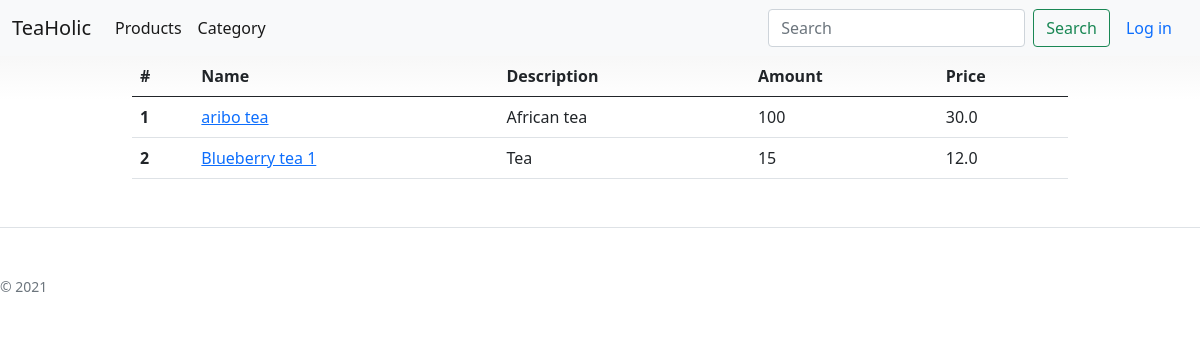
The app's page /product, older data.
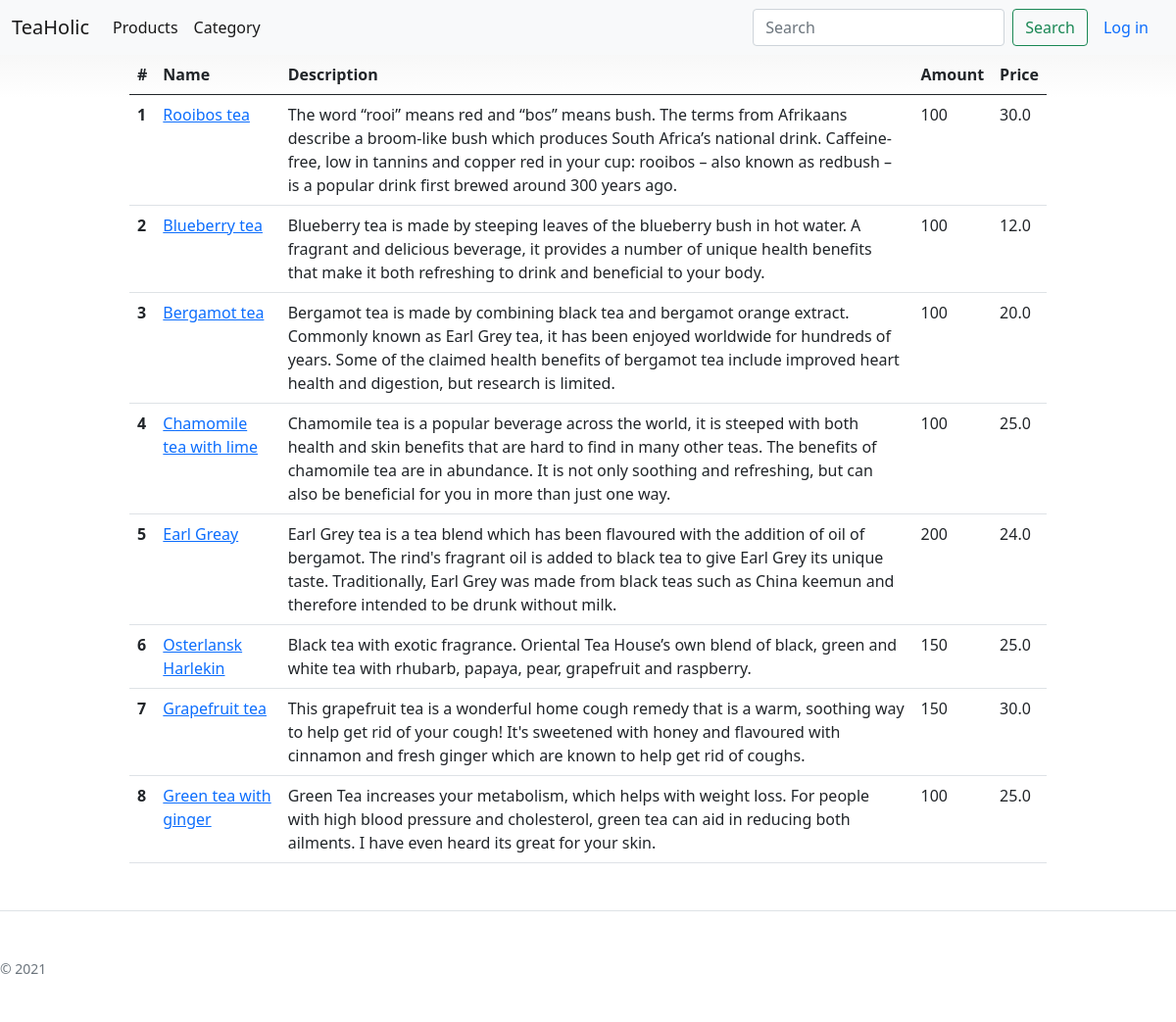
The same page, newer data.
### bboard/models.py (models this page shows)
class Product(models.Model):
    name = models.CharField(max_length=255)
    description = models.TextField(max_length=500)
    amount = models.IntegerField()
    price = models.FloatField()
    thumbnail = models.ImageField()
    id_category = models.ForeignKey(Category, on_delete=models.CASCADE)
    id_product_type = models.ForeignKey(ProductType, on_delete=models.CASCADE)
    id_author = models.ForeignKey(Author, on_delete=models.CASCADE)

### bboard/views.py (the view)
# urls.py: path('product', views.product, name = 'product'),
def product(request):
    products = Product.objects.all()
    user = get_userprofile(request)
    return render(request,'bboard/basis/products/product.html', {'products':products,'user':user})

### bboard/services/services.py (called while the page is built)
def get_userprofile(request):
    if request.user.is_authenticated:
        user = request.user
        user_profile = UserProfile.objects.get(user=user)
        return user_profile
    else:
        return None

### bboard/templates/bboard/basis/products/product.html (shortened to what this page needs)
{% extends "bboard/basis/base.html" %}
{% block content %}
<div class="container">
    {% if products|length %}
        <table class="table">
            <thead>
            <tr>
                <th scope="col">#</th>
                <th scope="col">Name</th>
                <th scope="col">Description</th>
                <th scope="col">Amount</th>
                <th scope="col">Price</th>
            </tr>
            </thead>
    {% for product in products  %}
            <tr>
                <th scope="row">{{ forloop.counter }}</th>
                <td > <a href="{% url 'product_detail' id=product.id %}" >{{ product.name}}</a></td>
                <td >{{ product.description}}</td>
                <td >{{ product.amount}}</td>
                <td >{{ product.price}}</td>
            </tr>
    {% endfor %}
        </table>
    {% else  %}
        <p>No products found in the category. </p>
    {% endif %}
</div>
{% endblock %}

### bboard/templates/bboard/basis/base.html (shortened to what this page needs)
<!doctype html>
<html lang="en">
  <head>
    {% load static %}
    <link href="{% static 'bboard/css/bootstrap.min.css'%}" rel="stylesheet">
    <link href="{% static 'bboard/css/pricing.css'%}" rel="stylesheet">
  </head>
  <body>
<nav class="navbar navbar-expand-lg navbar-light bg-light">
  <div class="container-fluid">
    <a class="navbar-brand" href="{% url 'index' %}">TeaHolic</a>
    <div class="collapse navbar-collapse" id="navbarSupportedContent">
      <ul class="navbar-nav me-auto mb-2 mb-lg-0">
        <li class="nav-item">
          <a class="nav-link active" aria-current="page" href="{% url 'product' %}">Products</a>
        </li>
        <li class="nav-item">
          <a class="nav-link active" aria-current="page" href="{% url 'category' %}">Category</a>
        </li>
      </ul>
       <form class="d-flex" action="{% url 'search'%}" method="POST" >
        <input class="form-control me-2" id='searchBlock' type="search" placeholder="Search" aria-label="Search" name = 'search_query'>
        <button class="btn btn-outline-success" type="submit">Search</button>
      </form>
      {% if user == None %}
       <a class="nav-link active" aria-current="page" href="{% url 'signin' %}">Log in</a>
      {% else  %}
      <a class="nav-link active" aria-current="page" href="{% url 'logout' %}">Log out</a>
      {% endif %}
    </div>
  </div>
</nav>
    {% block content %}
{% endblock %}
     <footer class="pt-4 my-md-5 pt-md-5 border-top">
    <div class="row">
      <div class="col-12 col-md">
                <small class="d-block mb-3 text-muted">&copy; 2021</small>
      </div>
    </div>
  </footer>
  </body>
</html>

### bboard/static/bboard/css/pricing.css (style rules this page uses)
body { background-image: linear-gradient(180deg, #eee, #fff 100px, #fff); }
.container { max-width: 960px; }

Row changes from the older to the newer data that the page shows:
changed Product: name "aribo tea" → "Rooibos tea"; description "African tea" → "The word “rooi” means red and “bos” means bush. The terms from Afrikaans describe a broom-like bush which produces South Africa’s national drink. Caffeine-free, low in tannins and copper red in your cup: rooibos – also known as redbush – is a popular drink first brewed around 300 years ago."
changed Product: name "Blueberry tea 1" → "Blueberry tea"; description "Tea" → "Blueberry tea is made by steeping leaves of the blueberry bush in hot water. A fragrant and delicious beverage, it provides a number of unique health benefits that make it both refreshing to drink and beneficial to your body."; amount "15" → "100"
added Product: name "Bergamot tea", description "Bergamot tea is made by combining black tea and bergamot orange extract. Commonly known as Earl Grey tea, it has been enjoyed worldwide for hundreds of years. Some of the claimed health benefits of bergamot tea include improved heart health and digestion, but research is limited.", amount "100", price "20.0"
added Product: name "Chamomile tea with lime", description "Chamomile tea is a popular beverage across the world, it is steeped with both health and skin benefits that are hard to find in many other teas. The benefits of chamomile tea are in abundance. It is not only soothing and refreshing, but can also be beneficial for you in more than just one way.", amount "100", price "25.0"
added Product: name "Earl Greay", description "Earl Grey tea is a tea blend which has been flavoured with the addition of oil of bergamot. The rind's fragrant oil is added to black tea to give Earl Grey its unique taste. Traditionally, Earl Grey was made from black teas such as China keemun and therefore intended to be drunk without milk.", amount "200", price "24.0"
added Product: name "Osterlansk Harlekin", description "Black tea with exotic fragrance. Oriental Tea House’s own blend of black, green and white tea with rhubarb, papaya, pear, grapefruit and raspberry.", amount "150", price "25.0"
added Product: name "Grapefruit tea", description "This grapefruit tea is a wonderful home cough remedy that is a warm, soothing way to help get rid of your cough! It's sweetened with honey and flavoured with cinnamon and fresh ginger which are known to help get rid of coughs.", amount "150", price "30.0"
added Product: name "Green tea with ginger", description "Green Tea increases your metabolism, which helps with weight loss. For people with high blood pressure and cholesterol, green tea can aid in reducing both ailments. I have even heard its great for your skin.", amount "100", price "25.0"
